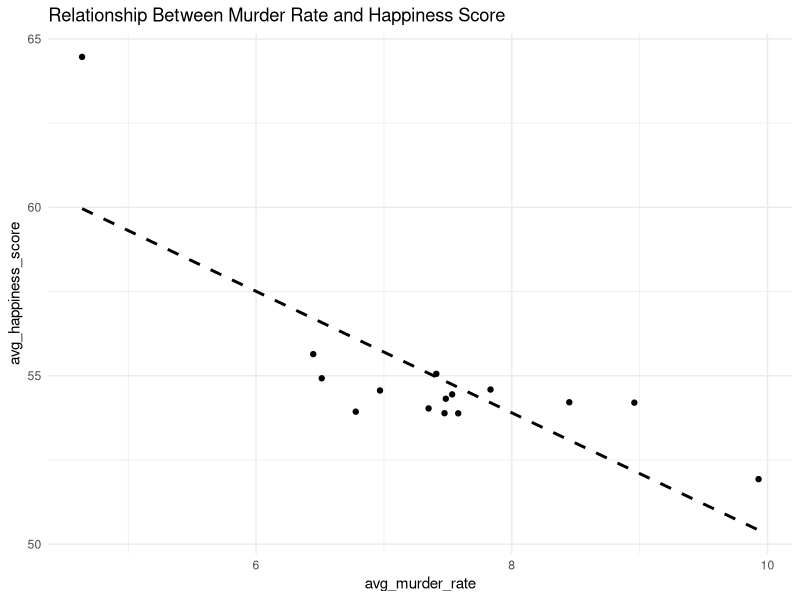
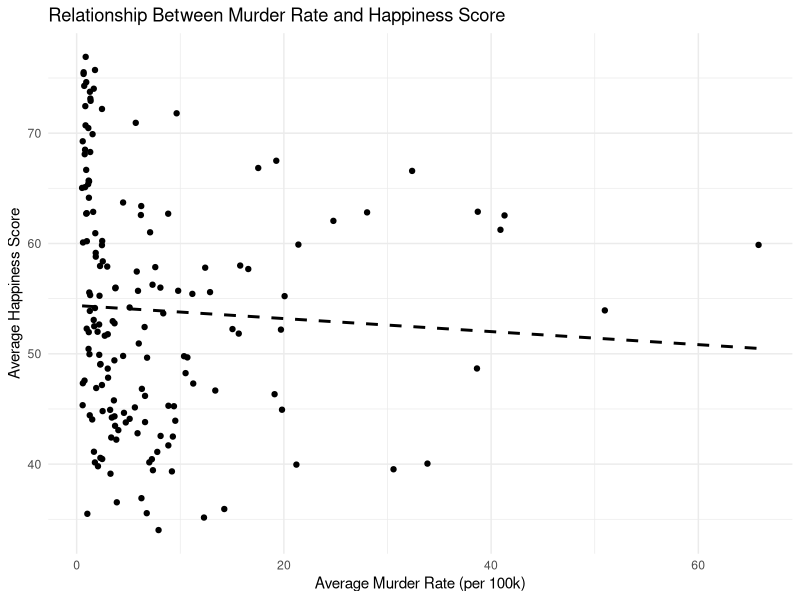

These charts were generated, in order, by the following R code:
## ---- chunk 1
library(tidyverse)
library(here)
library(gganimate)

happiness_merged <- read_csv(here::here("data", "murder_happiness.csv"))
## ---- chunk 2
happiness_merged |>
  group_by(year) |>
  summarise(avg_murder_rate = mean(murder_rate_per_100k),
            avg_happiness_score = mean(happiness_score)) |>
  ggplot(aes(x = avg_murder_rate,
             y = avg_happiness_score)) +
    geom_point() +
    geom_smooth(method = "lm", se = FALSE, linetype = "dashed", color = "black") +
    labs(title = "Relationship Between Murder Rate and Happiness Score") +
    theme_minimal()
## ---- chunk 3
happiness_merged |>
  group_by(country) |>
  summarise(avg_murder_rate = mean(murder_rate_per_100k),
            avg_happiness_score = mean(happiness_score)) |>
  ggplot(aes(x = avg_murder_rate, 
             y = avg_happiness_score)
         ) +
    geom_point() +
    geom_smooth(method = "lm", se = FALSE, linetype = "dashed", color = "black") +
    labs(title = "Relationship Between Murder Rate and Happiness Score",
         x = "Average Murder Rate (per 100k)", y = "Average Happiness Score") +
    theme_minimal()
